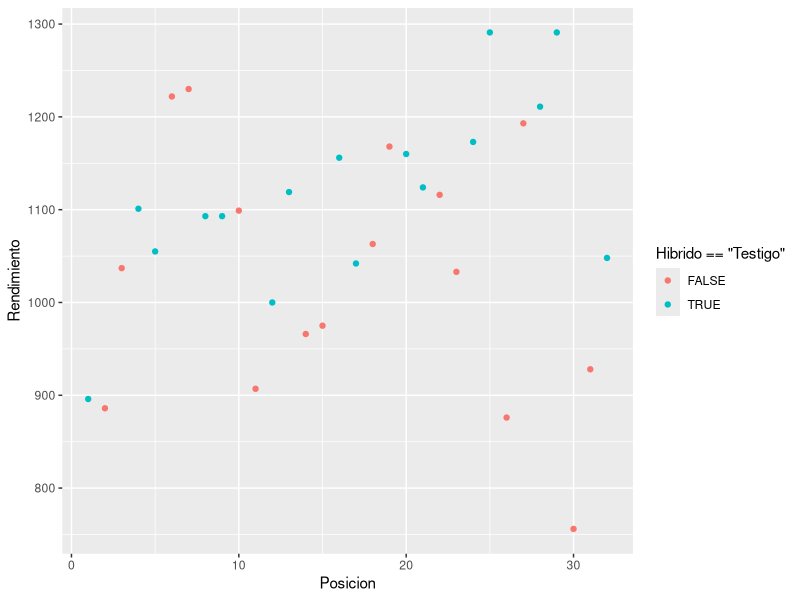
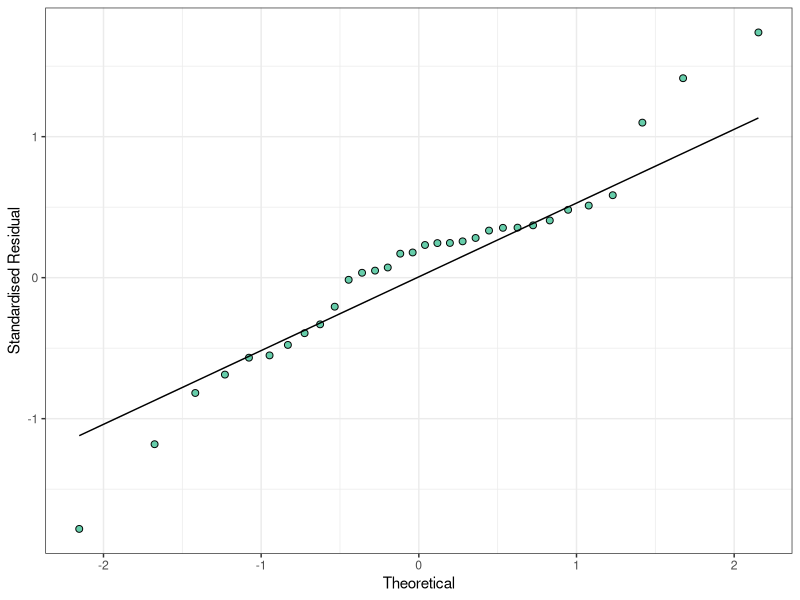
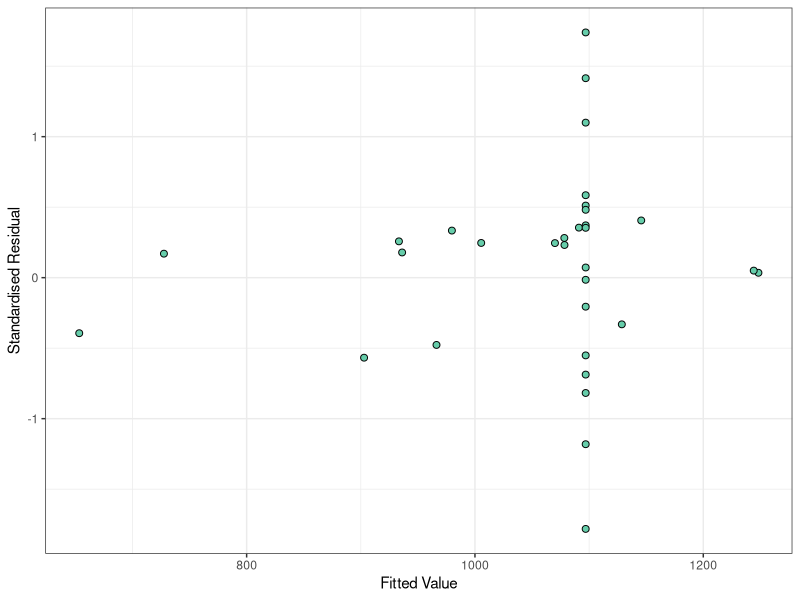
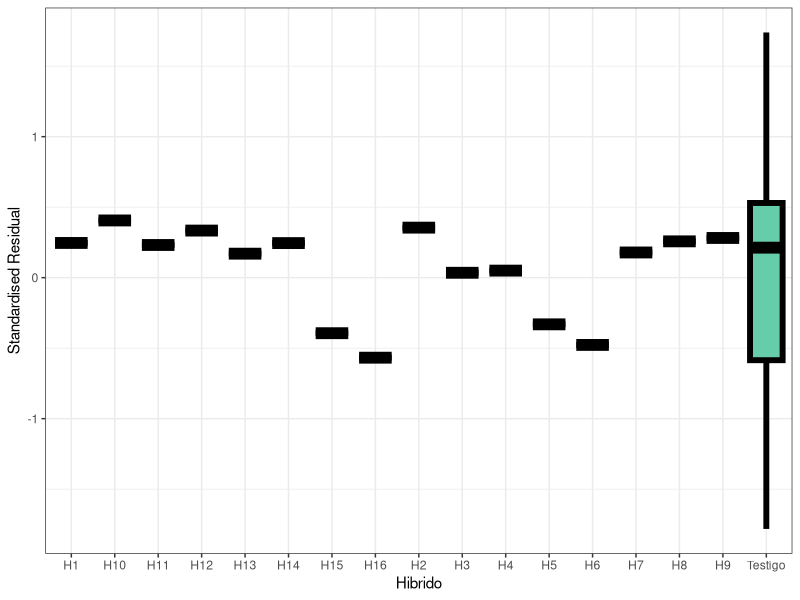

R code for these plots, in order: (Note: this script raises an error after producing the figures.)
## ---- chunk 1
#| label: carga-librerias
#| results: false
#| warning: false
#| messages: false
library(dplyr)
library(ggplot2)

library(nlme)
library(emmeans)
## ---- chunk 2
datos_testigosap <- read.table('Datos/Dia 1/Testigos_apareados.txt',
sep = '\t',
header = TRUE)

## ---- chunk 3
head(datos_testigosap)
## ---- chunk 4
#| label: plot-disenio
#| layout-ncol: 2
#| 
ggplot(datos_testigosap, aes(Posicion, Rendimiento, color = Hibrido == 'Testigo')) +
  geom_point()

## ---- chunk 5
mdl_errores_indep <- aov(Rendimiento ~ Hibrido, 
data = datos_testigosap)
## ---- chunk 6
mdl_errores_corr_exp <- gls(Rendimiento ~ Hibrido, 
correlation = corExp(form=~Posicion,
nugget=FALSE,
metric='euclidean'),
data = datos_testigosap)

## ---- chunk 7
mdl_errores_corr_gau <- gls(Rendimiento ~ Hibrido, 
correlation = corGaus(form=~Posicion,
nugget=FALSE,
metric='euclidean'),
data = datos_testigosap)

mdl_errores_corr_lin <- gls(Rendimiento ~ Hibrido, 
correlation = corLin(form=~Posicion,
nugget=FALSE,
metric='euclidean'),
data = datos_testigosap)

mdl_errores_corr_spher <- gls(Rendimiento ~ Hibrido, 
correlation = corSpher(form=~Posicion,
nugget=FALSE,
metric='euclidean'),
data = datos_testigosap)

mdl_errores_corr_rationalquad<- gls(Rendimiento ~ Hibrido, 
correlation = corRatio(form=~Posicion,
nugget=FALSE,
metric='euclidean'),
data = datos_testigosap)



## ---- chunk 8
data.frame(
  Modelo = c('Errores Independientes',
             'Correlacion Espacial (Exp)',
             'Correlacion Espacial (Gaussian)',
             'Correlacion Espacial (Linear)',
             'Correlacion Espacial (Spheric)',
             'Correlacion Espacial (Rational Quadratic)'),
  AIC = c(AIC(mdl_errores_indep), 
          AIC(mdl_errores_corr_exp),
          AIC(mdl_errores_corr_gau),
          AIC(mdl_errores_corr_lin),
          AIC(mdl_errores_corr_spher),
          AIC(mdl_errores_corr_rationalquad)
          ),
  BIC = c(BIC(mdl_errores_indep), 
          BIC(mdl_errores_corr_exp),
          BIC(mdl_errores_corr_gau),
          BIC(mdl_errores_corr_lin),
          BIC(mdl_errores_corr_spher),
          BIC(mdl_errores_corr_rationalquad))
) |> 
  arrange(AIC, BIC)
## ---- chunk 9
#| label: plot-resid-mdl-corr
#| layout-ncol: 2

datos_testigosap$resid_corr_exp <- 
  residuals(mdl_errores_corr_exp, type = 'normalized')
datos_testigosap$pred_corr_exp <-
  predict(mdl_errores_corr_exp)

ggplot(datos_testigosap, aes(sample = resid_corr_exp)) +
        geom_qq(
            colour = "black",
            fill = "aquamarine3",
            size = 2,
            shape = 21
        ) +
        geom_qq_line() +
        theme_bw() +
        labs(y = "Standardised Residual", x = "Theoretical")

ggplot(
        data = datos_testigosap,
        mapping = aes(x = pred_corr_exp, y = resid_corr_exp)
        ) +
        geom_point(
            colour = "black",
            fill = "aquamarine3",
            size = 2,
            shape = 21
        ) +
        theme_bw() +
        labs(y = "Standardised Residual", x = "Fitted Value")




ggplot(
        data = datos_testigosap,
        mapping = aes(x = Hibrido, y = resid_corr_exp)
        ) +
        geom_boxplot(
            colour = "black",
            fill = "aquamarine3",
            size = 2,
            shape = 21
        ) +
        theme_bw() +
        labs(y = "Standardised Residual", x = "Hibrido")

## ---- chunk 10
joint_tests(mdl_errores_corr_exp)
## ---- chunk 11

emmeans(mdl_errores_corr_exp, 'Hibrido') |>
  as.data.frame() |>
  arrange(emmean)
